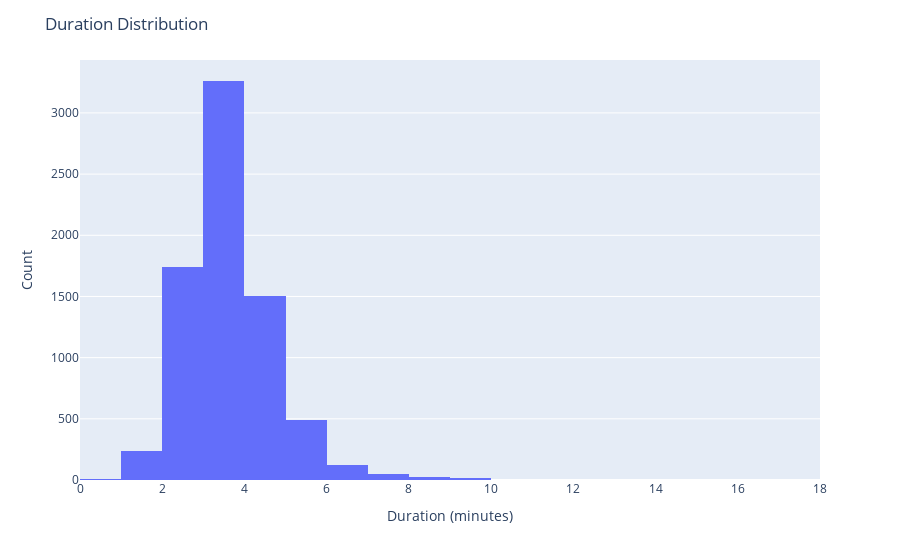

The code cell stored with this chart in its notebook:
### Code cell
# Plot a histogram for the duration_min column
fig = px.histogram(spotify, x='duration_min', nbins=20)
fig.update_layout(
    title='Duration Distribution',
    xaxis_title='Duration (minutes)',
    yaxis_title='Count'
)
fig.show()

### Figure 1 — Plotly figure (JSON) as saved in the notebook; plotly's stock layout.template omitted (floating-point values rounded to 4 significant figures; data arrays with more than 128 entries replaced by an {"elided": "..."} marker saying what was removed)
{"data": [{"alignmentgroup": "True", "bingroup": "x", "hovertemplate": "duration_min=%{x}<br>count=%{y}<extra></extra>", "legendgroup": "", "marker": {"color": "#636efa", "pattern": {"shape": ""}}, "name": "", "nbinsx": 20, "offsetgroup": "", "orientation": "v", "showlegend": false, "x": {"elided": "7458 float values"}, "xaxis": "x", "yaxis": "y", "type": "histogram"}], "layout": {"xaxis": {"anchor": "y", "domain": [0, 1], "title": {"text": "Duration (minutes)"}}, "yaxis": {"anchor": "x", "domain": [0, 1], "title": {"text": "Count"}}, "legend": {"tracegroupgap": 0}, "margin": {"t": 60}, "barmode": "relative", "title": {"text": "Duration Distribution"}}}
